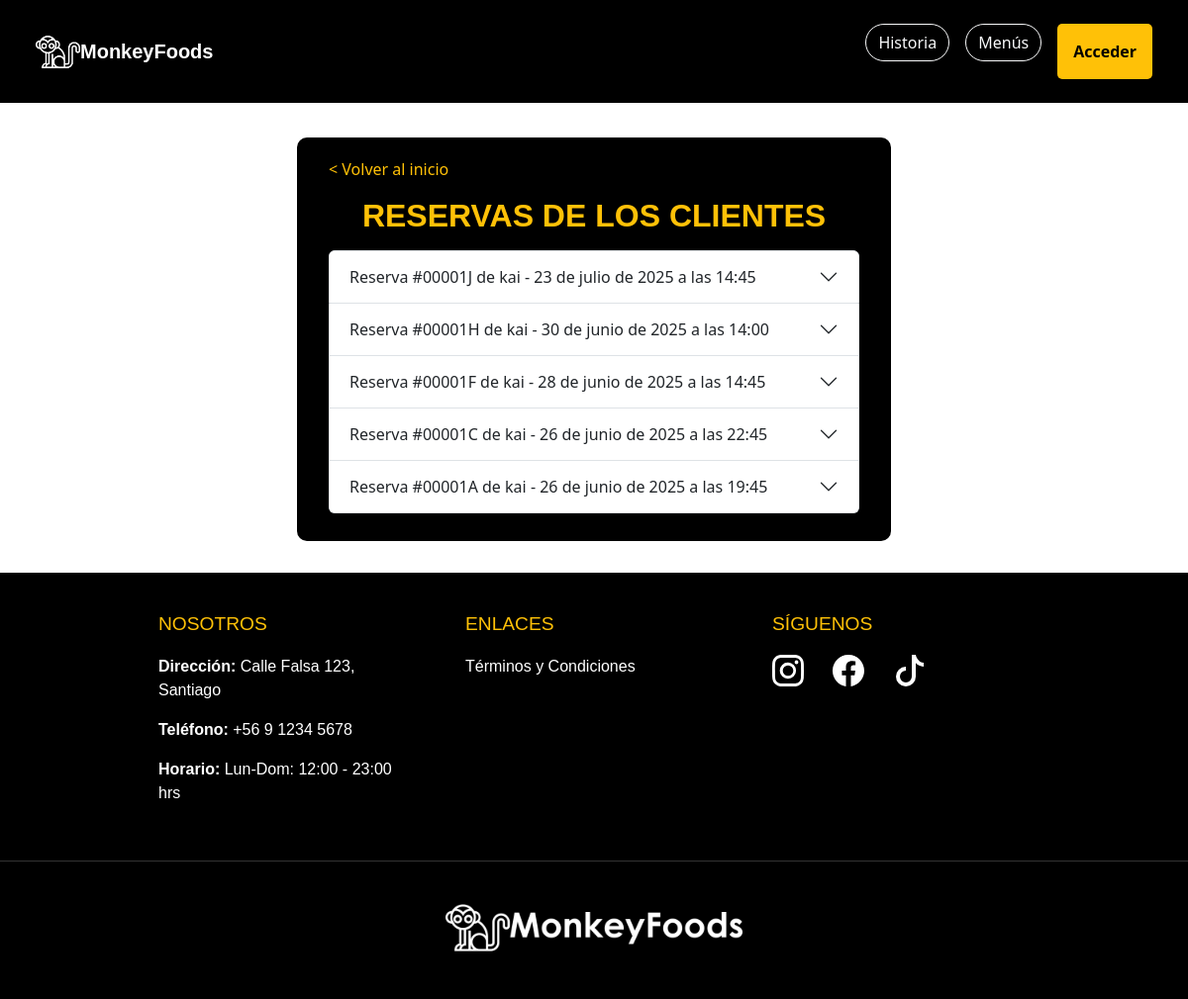
Page /reservas_mesero/ on the committed database.
### apps/reservas/models.py (models this page shows, shortened)
class Reserva(models.Model):
    ESTADOS_RESERVA = (
        ('borrador', 'Borrador'),
        ('completada', 'Completada'),
    )
    id_reserva = models.CharField(max_length=12, unique=True, editable=False)
    cliente = models.ForeignKey(settings.AUTH_USER_MODEL, on_delete=models.CASCADE)
    nombre_reserva = models.CharField(max_length=100)
    fecha = models.DateField()
    hora = models.TimeField()
    telefono = models.CharField(max_length=20)
    comensales = models.PositiveIntegerField(default=1)
    abono = models.DecimalField(max_digits=8, decimal_places=2)
    total = models.DecimalField(max_digits=8, decimal_places=2)
    mesas = models.ManyToManyField('Mesa')
    menu = models.ForeignKey(Menu, on_delete=models.SET_NULL, null=True, blank=True)  #modelo menú
    zona = models.ForeignKey('Zona', on_delete=models.CASCADE, null=True, blank=True)
    estado = models.CharField(max_length=20, choices=ESTADOS_RESERVA, default='borrador')

### apps/registrar/models.py (models this page shows, shortened)
class CustomUser(AbstractUser):
    ROL_CHOICES = (
        (1, 'Cliente'),
        (2, 'Mesero'),
        (3, 'Cocinero'),
        (4, 'Administrador'),
    )
    rol = models.PositiveSmallIntegerField(choices=ROL_CHOICES, default=1)
    foto_perfil = models.ImageField(upload_to='fotos_perfil/', blank=True, null=True)

### apps/reservas_mesero/views.py (the view)
# urls.py: path('', views.reservas_mesero, name='reservas_mesero'),
def reservas_mesero(request):
    reservas_futuras = Reserva.objects.filter(fecha__gte=now().date()).order_by('fecha', 'hora')
    reservas_pasadas = Reserva.objects.filter(fecha__lt=now().date()).order_by('-fecha', '-hora')
    reservas = list(reservas_futuras) + list(reservas_pasadas)  # concatenar listas
    return render(request, 'reservas_mesero/reservas_mesero.html', {'reservas': reservas})

### apps/reservas_mesero/templates/reservas_mesero/reservas_mesero.html (shortened to what this page needs)
{% load static %}
<!DOCTYPE html>
<html lang="es">
<head>
    <link href="https://cdn.jsdelivr.net/npm/bootstrap@5.3.3/dist/css/bootstrap.min.css" rel="stylesheet"
>
    <link rel="stylesheet" href="https://cdn.jsdelivr.net/npm/bootstrap-icons@1.11.3/font/bootstrap-icons.min.css">
    <link rel="stylesheet" href="{% static 'reservas_mesero/css/styles.css' %}">
</head>
<body class="body-fondo">
    <nav class="navbar navbar-expand-lg bg-body-primary navbar-settings p-4">
        <div class="container-fluid">
            <a href="{% url 'index' %}">
                <img style="width: 45px; height: 45px;" src="{% static 'home/img/mono-blanco.png' %}" alt="marca">
                <a class="navbar-brand marca" href="{% url 'index' %}">MonkeyFoods</a>
            </a>
            <div class="collapse navbar-collapse" id="navbarSupportedContent">
                {% if request.user.is_authenticated %}
                <form class="d-flex gap-4" role="search">
                    <a href="{% url 'historia' %}">
                        <button class="btn btn-outline-light history" type="button">Historia</button>
                    </a>
                    <a href="{% url 'menus' %}">
                            <button class="btn btn-outline-light history" type="button">Menús</button>
                        </a>
                    {% if request.user.rol == 4 %}
                    <a href="{% url 'crear_empleado' %}">
                        <button class="btn btn-outline-danger history" type="button">Crear empleado</button>
                    </a>
                    {% endif %}
                    <div class="nav-item dropdown dropdown-perfil me-2">
                        <a class="nav-link dropdown-toggle" href="#" role="button" data-bs-toggle="dropdown">
                            {% if user.foto_perfil %}
                            <img src="{{ user.foto_perfil.url }}" alt="Foto de perfil" style="border-radius: 50%; border: 1px solid #ffc107;" width="36" height="36">
                            {% else %}
                            <svg xmlns="http://www.w3.org/2000/svg" style="color: #ffc107" width="36" height="36"
                                fill="currentColor" class="bi bi-person-circle" viewBox="0 0 16 16">
                                <path d="M11 6a3 3 0 1 1-6 0 3 3 0 0 1 6 0" />
                                <path fill-rule="evenodd"
                                    d="M0 8a8 8 0 1 1 16 0A8 8 0 0 1 0 8m8-7a7 7 0 0 0-5.468 11.37C3.242 11.226 4.805 10 8 10s4.757 1.225 5.468 2.37A7 7 0 0 0 8 1" />
                            </svg>
                            {% endif %}
                        </a>
                        <ul class="dropdown-menu dropdown-perfil">
                           <li><p class="text-black text-end mx-1 text-center" style="font-weight: bold;">{{ user.first_name|upper }} {{ user.last_name|upper }}</p></li>
                            <li><a class="dropdown-item" href="{% url 'perfil' %}">Mi perfil</a></li>
                            {% if request.user.rol == 4 %}
                            <li><a class="dropdown-item" href="{% url 'admin_usuarios' %}">Usuarios</a></li>
                            {% endif %}
                            {% if request.user.rol == 1 %}
                            <li><a class="dropdown-item" href="{% url 'historial_reservas' %}">Mis reservas</a></li>
                            {% endif %}
                            <li><a class="dropdown-item" href="{% url 'exit' %}">Salir</a></li>
                        </ul>
                    </div>
                </form>
                {% else %}
                <div class="d-flex gap-3">
                    <div class="d-flex gap-3">
                        <a href="{% url 'historia' %}">
                            <button class="btn btn-outline-light history" type="button">Historia</button>
                        </a>
                        <a href="{% url 'menus' %}">
                            <button class="btn btn-outline-light history" type="button">Menús</button>
                        </a>
                        <form class="d-flex" role="search">
                            <a href="{% url 'registrar' %}">
                                <button class="btn btn-warning btn-settings" type="button">Acceder</button>
                            </a>
                        </form>
                    </div>
                </div>
                {% endif %}
            </div>
        </div>
    </nav>
     <div class="form-container">
        <div class="container mb-2">
            <a href="{% url 'index' %}" class="text-warning text-decoration-none mb-3 d-block">&lt; Volver al inicio</a>
            <h2 class="text-warning text-center mb-3" style="font-family: 'Century Gothic', sans-serif; font-weight: bolder;">RESERVAS DE LOS CLIENTES</h2>
            <div class="accordion" id="accordionReservas">
                {% for reserva in reservas %}
                <div class="accordion-item">
                    <h2 class="accordion-header" id="heading{{ reserva.id }}">
                        <button class="accordion-button collapsed" type="button" data-bs-toggle="collapse"
                            data-bs-target="#collapse{{ reserva.id }}">
                            Reserva #{{ reserva.id_reserva }} de {{ reserva.cliente.username }} - {{ reserva.fecha }} a las {{ reserva.hora }}
                        </button>
                    </h2>
                </div>
                {% empty %}
                <p class="text-center" style="font-size: 18px; color: grey; font-style: italic;">No tienes reservas
                    registradas.</p>
                {% endfor %}
            </div>
        </div>
    </div>
    <footer class="footer-triple">
        <div class="footer-contenido">
            <div class="footer-columna">
                <h3>Nosotros</h3>
                <p><strong>Dirección:</strong> Calle Falsa 123, Santiago</p>
                <p><strong>Teléfono:</strong> +56 9 1234 5678</p>
                <p><strong>Horario:</strong> Lun-Dom: 12:00 - 23:00 hrs</p>
            </div>
            <div class="footer-columna">
                <h3>Enlaces</h3>
                <ul class="footer-links">
                    <li><a href="{% url 'terminos_condiciones' %}">Términos y Condiciones</a></li>
                </ul>
            </div>
            <div class="footer-columna">
                <h3>Síguenos</h3>
                <div class="redes-sociales">
                    <a href="#"></a>
                    <a href="#"></a>
                    <a href="#"><svg xmlns="http://www.w3.org/2000/svg" width="32" height="32" fill="currentColor" class="bi bi-tiktok" viewBox="0 0 16 16">
                                    <path d="M9 0h1.98c.144.715.54 1.617 1.235 2.512C12.895 3.389 13.797 4 15 4v2c-1.753 0-3.07-.814-4-1.829V11a5 5 0 1 1-5-5v2a3 3 0 1 0 3 3z"/>
                                </svg></a>
                </div>
            </div>
        </div>
        <div class="footer-logo-container">
            <a href="#">
                <img src="{% static 'home/img/logo_blanco.png' %}" alt="Logo" class="footer-logo">
            </a>
        </div>
    </footer>
</body>
</html>

### apps/reservas_mesero/static/reservas_mesero/css/styles.css (style rules this page uses)
html, body { max-width: 100%; overflow-x: hidden; }
.navbar-settings { background-color: black; border-bottom: 3px solid; color: white; }
.marca { color: white; font-weight: bold; text-align: right; background-size: 20%; font-family: "Century Gothic", sans-serif; }
.btn-settings { border-radius: 40px; }
.history { border-radius: 40px; }
.body-fondo { background-image: url(../img/fondo.png); background-size: cover; background-position: cover; background-repeat: no-repeat; background-attachment: fixed; }
.btn-warning { background-color: #ffc107; border: none; border-radius: 5px; font-weight: bold; padding: 1rem; cursor: pointer; transition: background-color 0.3s ease; }
.form-container { max-width: 600px; width: 90%; display: grid; color: white; background-color: black; border-radius: 10px; padding: 20px; margin: 2rem auto; }
.footer-triple { background: black; color: white; font-family: "Century Gothic", sans-serif; padding: 40px 0 20px; display: flex; flex-direction: column; align-items: center; width: 100%; }
.footer-contenido { display: flex; justify-content: space-around; max-width: 1200px; margin: 0 auto; padding: 0 20px; gap: 30px; }
.footer-columna { width: 280px; padding: 0 10px; text-align: left; }
.footer-columna h3 { color: #ffc107; font-size: 1.2rem; margin-bottom: 20px; text-transform: uppercase; }
.footer-links, .redes-sociales { list-style: none; padding: 0; }
.footer-links li, .redes-sociales a { margin-bottom: 10px; }
.footer-links a, .redes-sociales a { color: white; text-decoration: none; transition: color 0.3s; }
.redes-sociales svg { margin-right: 25px; color: white; }
.footer-logo-container { width: 100%; text-align: center; margin-top: 40px; padding: 20px 0; border-top: 1px solid #333333; }
.footer-logo { margin-top: 15px; max-width: 300px; height: auto; filter: brightness(0) invert(1); }

### rows in the picture
Reserva: id_reserva "00001J", cliente.username "kai", fecha "23 de julio de 2025", hora "14:45"
Reserva: id_reserva "00001H", cliente.username "kai", fecha "30 de junio de 2025", hora "14:00"
Reserva: id_reserva "00001F", cliente.username "kai", fecha "28 de junio de 2025", hora "14:45"
Reserva: id_reserva "00001C", cliente.username "kai", fecha "26 de junio de 2025", hora "22:45"
Reserva: id_reserva "00001A", cliente.username "kai", fecha "26 de junio de 2025", hora "19:45"
